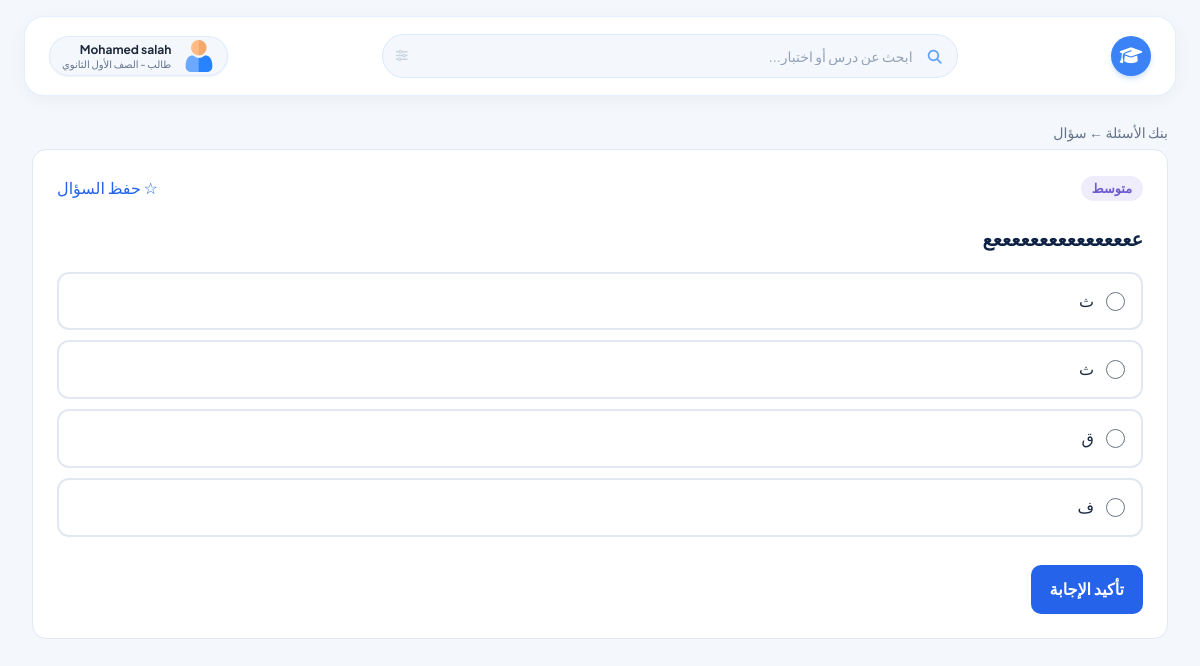
Screenshot of /student/t/T862390/bank/q/11/ (signed in) with the database file from the repository.
### accounts/models.py (models this page shows, shortened)
class User(AbstractBaseUser, PermissionsMixin):
    ROLES = [("student", "طالب"), ("teacher", "مدرّس"), ("owner", "مالك المنصة"), ("staff", "فريق الإدارة")]
    STAFF_ROLES = [("support", "دعم فني"), ("finance", "مالية"), ("content", "مسؤول محتوى")]
    phone = models.CharField("رقم الهاتف", max_length=11, unique=True, validators=[phone_validator])
    full_name = models.CharField("الاسم الكامل", max_length=150)
    name_ar = models.CharField("الاسم بالعربية (كما سُجّل)", max_length=150, blank=True)
    role = models.CharField("الدور", max_length=10, choices=ROLES, default="student")
    staff_role = models.CharField("صلاحية الفريق", max_length=10, choices=STAFF_ROLES, blank=True)
    is_active = models.BooleanField("مفعّل", default=True)
    is_staff = models.BooleanField(default=False)
    date_joined = models.DateTimeField(default=timezone.now)
    objects = UserManager()
    USERNAME_FIELD = "phone"
    REQUIRED_FIELDS = ["full_name"]
    class Meta:
        verbose_name = "مستخدم"

class StudentProfile(models.Model):
    GRADES = [(1, "الصف الأول الثانوي"), (2, "الصف الثاني الثانوي"), (3, "الصف الثالث الثانوي"),
              (4, "الصف الأول الإعدادي"), (5, "الصف الثاني الإعدادي"), (6, "الصف الثالث الإعدادي")]
    user = models.OneToOneField(User, on_delete=models.CASCADE, related_name="student_profile")
    student_number = models.PositiveIntegerField("رقم الطالب (ID)", unique=True, null=True, blank=True, editable=False)
    parent_phone = models.CharField("رقم ولي الأمر", max_length=11, validators=[phone_validator])
    grade = models.PositiveSmallIntegerField("المرحلة الدراسية", choices=GRADES)
    avatar = models.ImageField("الصورة الشخصية", upload_to="avatars/", blank=True)

### learning/models.py (models this page shows, shortened)
class Question(models.Model):
    TYPES = [("mcq", "اختيار من متعدد"), ("tf", "صح / خطأ")]
    ALL_TYPES = TYPES + [("essay", "سؤال مقالي")]
    LEVELS = [("easy", "سهل"), ("medium", "متوسط"), ("hard", "صعب")]
    quiz = models.ForeignKey(Quiz, on_delete=models.CASCADE, related_name="questions")
    text = models.TextField("نص السؤال")
    image = models.ImageField("صورة (اختياري)", upload_to="questions/", blank=True)
    qtype = models.CharField("نوع السؤال", max_length=5, choices=ALL_TYPES, default="mcq")
    difficulty = models.CharField("الصعوبة", max_length=8, choices=LEVELS, default="medium")
    points = models.PositiveIntegerField("الدرجة", default=1)
    hint = models.CharField("تلميح", max_length=300, blank=True)
    explanation = models.TextField("شرح الإجابة الصحيحة", blank=True)
    section = models.ForeignKey(LessonSection, null=True, blank=True, on_delete=models.SET_NULL, related_name="questions",
                                verbose_name="القسم المرتبط من الدرس")
    order = models.PositiveIntegerField(default=0)
    class Meta:
        ordering = ["order", "id"]

class Choice(models.Model):
    question = models.ForeignKey(Question, on_delete=models.CASCADE, related_name="choices")
    text = models.CharField(max_length=400)
    is_correct = models.BooleanField(default=False)
    why_wrong = models.CharField("سبب الخطأ عند اختيار هذه الإجابة", max_length=400, blank=True)
    order = models.PositiveIntegerField(default=0)
    class Meta:
        ordering = ["order", "id"]

### student/views.py (the view, shortened to what this page needs)
# urls.py: path("t/<str:code>/bank/q/<int:pk>/", v.bank_question, name="bank_question"),
@student_required
def bank_question(request, code, pk):
    t, enr, active = ws(request, code)
    if (r := _bank_access(request, t, enr, active)):
        return r
    q = get_object_or_404(_bank_qs(request, t).model.objects.filter(quiz__in=svc.visible_quizzes_qs(teacher=t)).prefetch_related("choices"), pk=pk)
    chosen = None
    correct = None
    ids = list(_bank_qs(request, t).exclude(id=q.id).values_list("id", flat=True))
    lesson_obj = q.section.lesson if q.section_id else q.quiz.lesson
    return render(request, "student/bank_question.html", {
        "t": t, "q": q, "chosen": chosen, "correct": correct, "answered": request.method == "POST",
        "ok": bool(chosen and chosen.is_correct), "next_id": random.choice(ids) if ids else None, "sim": svc.similar_question(q),
        "lesson": lesson_obj, "qstr": request.GET.urlencode(), "is_saved": SavedQuestion.objects.filter(student=request.user, question=q).exists()})

### accounts/context_processors.py (called while the page is built)
def site(request):
    return {"site": SiteSetting.get()}

def _item(label, icon, url, section=None, exact=False):
    return {"label": label, "icon": icon, "url": url, "section": section, "exact": exact}

### accounts/models.py (called while the page is built)
    @classmethod
    def get(cls):
        obj, _ = cls.objects.get_or_create(pk=1)
        return obj

### billing/models.py (called while the page is built)
    @property
    def is_active(self):
        return self.status == "active" and bool(self.expires_at) and self.expires_at > timezone.now()

### learning/models.py (called while the page is built)
def vis_q(prefix=""):
    now = timezone.now()
    return Q(**{f"{prefix}status": "published"}) | Q(**{f"{prefix}status": "scheduled", f"{prefix}publish_at__lte": now})

### learning/services.py (called while the page is built)
def visible_quizzes_qs(teacher=None, course=None, lesson=None, unit=None):
    qs = Quiz.objects.filter(vis_q(), vis_q("course__"))
    qs = qs.filter(Q(unit__isnull=True) | vis_q("unit__"))
    qs = qs.filter(Q(lesson__isnull=True) | vis_q("lesson__"))
    if teacher:
        qs = qs.filter(course__teacher=teacher)
    if course:
        qs = qs.filter(course=course)
    if lesson:
        qs = qs.filter(lesson=lesson)
    if unit:
        qs = qs.filter(unit=unit)
    return qs

def similar_question(question, exclude_ids=()):
    from .models import Question
    base = Question.objects.filter(quiz__course=question.quiz.course).exclude(id=question.id).exclude(id__in=exclude_ids).exclude(qtype="essay")
    base = base.filter(quiz__status__in=("published", "scheduled"))
    for qs in (
        base.filter(section=question.section) if question.section_id else None,
        base.filter(quiz__lesson=question.quiz.lesson) if question.quiz.lesson_id else None,
        base,
    ):
        if qs is not None and qs.exists():
            same = qs.filter(difficulty=question.difficulty)
            return (same.first() or qs.first())
    return None

### student/views.py (called while the page is built)
def ws(request, code):
    t = get_object_or_404(TeacherProfile.objects.select_related("user"), teacher_code=code, user__is_active=True)
    enr = Enrollment.objects.filter(student=request.user, teacher=t).first()
    request.session["current_teacher"] = code
    return t, enr, bool(enr and enr.is_active)

def need_enrollment(request, t, enr):
    if not enr:
        messages.info(request, "اشترك مع هذا المدرّس أولًا لتفتح هذه الصفحة.")
        return redirect("student:workspace", code=t.teacher_code)
    return None

def _bank_access(request, t, enr, active):
    return need_enrollment(request, t, enr) or need_active(request, t, active)

### templates/student/bank_question.html (shortened to what this page needs)
{% extends "student/base.html" %}
{% block content %}
<div class="crumbs"><a href="{% url 'student:bank' t.teacher_code %}?{{ qstr }}">بنك الأسئلة</a> ← سؤال</div>
<div class="qcard">
  <div class="row spread mb"><span class="badge purple">{{ q.get_difficulty_display }}</span>
    <form method="post" action="{% url 'student:bank_save' q.pk %}"><button class="linkbtn">{% if is_saved %}⭐ محفوظ{% else %}☆ حفظ السؤال{% endif %}</button></form></div>
  <div class="qtext">{{ q.text }}</div>
  {% if not answered %}
  <form method="post">{% csrf_token %}
    {% for c in q.choices.all %}<label class="choice"><input type="radio" name="choice" value="{{ c.id }}" required> {{ c.text }}</label>{% endfor %}
    <button class="btn mt" type="submit">تأكيد الإجابة</button>
  </form>
  {% endif %}
</div>
{% endblock %}

### templates/ui/_student_header.html (shortened to what this page needs)
{% load static %}
<link href="https://cdnjs.cloudflare.com/ajax/libs/font-awesome/6.5.1/css/all.min.css" rel="stylesheet">
<header id="student-top-header" class="h-20 bg-white border border-blue-100/70 rounded-2xl mx-6 mt-4 px-6 flex items-center justify-between gap-4 sticky top-4 z-30 shadow-md backdrop-blur-md" data-purpose="top-header" style="box-shadow: 0 4px 20px -2px rgba(15, 23, 42, 0.05); border-radius: 20px;">
    <div class="flex items-center gap-3">
      <a href="{% url 'student:home' %}" aria-label="الرئيسية" title="الرئيسية" class="w-10 h-10 rounded-full bg-blue-500 flex items-center justify-center text-white shadow-md shadow-blue-500/20 hover:bg-blue-600 transition-colors">
        <i class="fa-solid fa-graduation-cap text-lg"></i>
      </a>
    </div>
    <form action="{% url 'uikit:student_search' %}" method="get" class="flex-1 max-w-xl mx-4" data-purpose="search-bar-container">
      <div class="relative w-full">
        <input name="q" value="{{ request.GET.q|default:'' }}" class="w-full h-11 pr-11 pl-10 rounded-full bg-[#f4f7fc] border border-blue-100 focus:bg-white focus:border-brandBlue focus:ring-2 focus:ring-blue-100 text-sm placeholder-slate-400 text-right transition-all outline-none" placeholder="ابحث عن درس أو اختبار..." type="text">
        <div class="absolute right-4 top-1/2 -translate-y-1/2 text-blue-400 pointer-events-none text-sm">
        </div>
        <button type="submit" class="absolute left-3.5 top-1/2 -translate-y-1/2 text-slate-300 hover:text-slate-500 text-xs" aria-label="بحث">
          <i class="fa-solid fa-sliders"></i>
        </button>
      </div>
    </form>
    <div class="flex items-center gap-3">
      <a href="{% url 'student:profile' %}" class="h-10 flex items-center gap-3 bg-[#f4f7fc] border border-blue-100/80 px-3 rounded-full shadow-sm">
        {% if ui_student_profile and ui_student_profile.avatar %}<img src="{{ ui_student_profile.avatar.url }}" alt="" class="w-7 h-7 rounded-full object-cover flex-shrink-0">
        {% else %}<img src="{% static 'ui/user-icon.png' %}" alt="" class="w-8 h-8 object-contain flex-shrink-0">{% endif %}
        <div class="text-right leading-tight">
          <div class="text-xs font-bold text-slate-800" style="font-family: 'Plus Jakarta Sans', sans-serif;">{{ user.full_name }}</div>
          <div class="text-[10px] text-slate-500 font-medium">طالب{% if ui_student_profile %} - {{ ui_student_profile.get_grade_display }}{% endif %}</div>
        </div>
      </a>
    </div></header>

### static/ui/ui.css (style rules this page uses)
body { font-family:'Tajawal',sans-serif;-webkit-font-smoothing:antialiased }

### static/ui/legacy.css (style rules this page uses)
.legacy a { color:var(--blue);text-decoration:none }
.legacy .row { display:flex;gap:12px;align-items:center;flex-wrap:wrap }
.legacy .spread { justify-content:space-between }
.legacy .mt { margin-top:18px }
.legacy .mb { margin-bottom:18px }
.legacy .btn { display:inline-flex;align-items:center;justify-content:center;gap:6px;padding:9px 18px;border-radius:10px;border:1.5px solid transparent;background:var(--blue);color:#fff;font:inherit;font-weight:700;cursor:pointer;text-decoration:none;transition:background .15s,transform .05s }
.legacy .linkbtn { background:none;border:0;color:var(--blue);cursor:pointer;font:inherit;padding:0 }
.legacy .badge { display:inline-block;padding:2px 11px;border-radius:99px;font-size:.8rem;font-weight:700;background:var(--sky);color:var(--blue);white-space:nowrap }
.legacy .badge.purple { background:var(--purple-l);color:var(--purple) }
.legacy .crumbs { font-size:.88rem;color:var(--muted);margin-bottom:4px }
.legacy .crumbs a { color:var(--muted) }
.legacy .qcard { background:#fff;border:1px solid var(--line);border-radius:var(--r);padding:24px }
.legacy .qtext { font-size:1.2rem;font-weight:700;color:var(--navy);margin-bottom:16px;white-space:pre-line }
.legacy .choice { display:flex;align-items:center;gap:12px;padding:13px 16px;border:2px solid var(--line);border-radius:12px;margin-bottom:10px;cursor:pointer;background:#fff;transition:border-color .15s,background .15s }
.legacy .choice input { accent-color:var(--blue);width:19px;height:19px }
.legacy a { color:var(--blue) }
.legacy .btn { color:#fff }
.legacy .badge { line-height:1.6 }
.legacy input[type=checkbox],.legacy input[type=radio] { accent-color:var(--blue) }

### templates/ui/document.html (style rules this page uses)
body,.legacy,.font-tajawal,.font-sans,.font-cairo { font-family:"Plus Jakarta Sans","Tajawal",sans-serif !important }

### rows the page displays
User: full_name "Mohamed salah"
StudentProfile: grade "الصف الأول الثانوي"
Question: difficulty "متوسط", text "ععععععععععععععععع"
Choice: text "ث"
Choice: text "ث"
Choice: text "ق"
Choice: text "ف"
